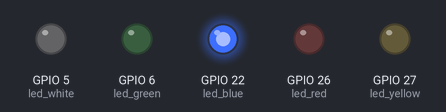
A program run on a simulated Raspberry Pi (BCM pin numbers). On the bench: output pins drawn as LEDs (lit = HIGH). The clock reads 2024-03-15 10:24:30 at power-on unless the program sets it; files the program writes start out absent; every time zone reads the same local clock. At 5.0 s the program stops and its outputs stay as they are.

Above: at 0.1 s.
At 0.5 s:
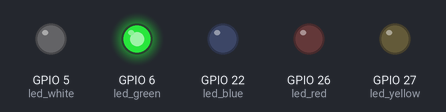
At 1.0 s:
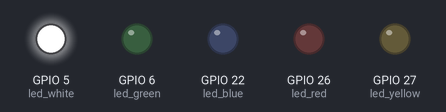
At 1.7 s:
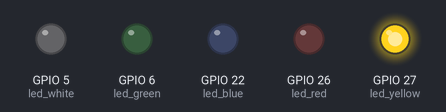
At 3.1 s:
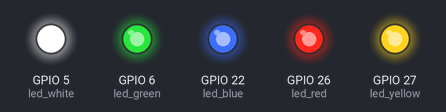
At 4.6 s:
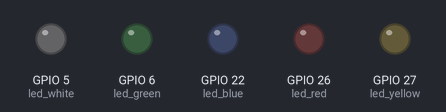
Timing chart, 0 to 6.1 s (numbered marks = the images above):
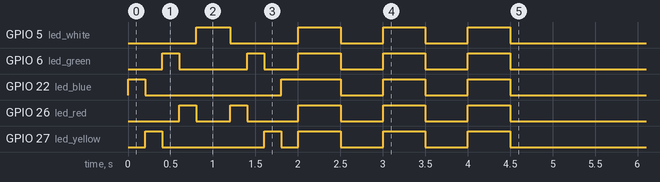

Measured:
- by itself, GPIO 5 (led_white): LOW → HIGH at 0.80 s, → LOW 0.40 s later, → HIGH 0.80 s later, → LOW 0.50 s later, … (8 changes in this stretch)
- by itself, GPIO 6 (led_green): LOW → HIGH at 0.40 s, → LOW 0.20 s later, → HIGH 0.80 s later, → LOW 0.20 s later, … (10 changes in this stretch)
- by itself, GPIO 22 (led_blue): LOW → HIGH at 0.00 s, → LOW 0.20 s later, → HIGH 1.6 s later, → LOW 0.70 s later, … (8 changes in this stretch)
- by itself, GPIO 26 (led_red): LOW → HIGH at 0.60 s, → LOW 0.20 s later, → HIGH 0.40 s later, → LOW 0.20 s later, … (10 changes in this stretch)
- by itself, GPIO 27 (led_yellow): LOW → HIGH at 0.20 s, → LOW 0.20 s later, → HIGH 1.2 s later, → LOW 0.20 s later, … (10 changes in this stretch)

The program:

rpistart.py
```python
from led_functions import *
import logging
import pytz
import datetime

times = 4
time_slp = 0.2

# Configuración del logger
def setup_logger():
    logger = logging.getLogger('MeasurementLogger')
    logger.setLevel(logging.INFO)
    handler = logging.FileHandler('/home/pi/Raspi-Confgs/boot_log.log')
    formatter = logging.Formatter('%(message)s', datefmt='%Y-%m-%d %H:%M:%S')
    handler.setFormatter(formatter)
    logger.addHandler(handler)
    return logger

def log_with_time(logger, message):
    """Log the message with the local time of Santiago de Chile."""
    chile_tz = pytz.timezone('Chile/Continental')
    now = datetime.datetime.now(chile_tz)
    logger.info(f"{now.strftime('%Y-%m-%d %H:%M:%S')} - {message}")

def main():
    logger = setup_logger()
    counts = 1
    try:
       log_with_time(logger, "Starting with the LEDs")
       secuencia_encendido_leds()
       secuencia_encendido_leds_inverso()
       blink_leds(counts)
       log_with_time(logger, "RPI Initialized.")

    except Exception as e:
       log_with_time(logger, f"Error while initializing RPI: {e}")
       return

if __name__ == "__main__":
    main()
```

led_functions.py
```python
from gpiozero import LED
import time


led_red = LED(26) # Rojo -> Alerta
led_green = LED(6) # Verde -> Trigo
led_blue = LED(22) # Azul -> Poroto
led_white = LED(5) # Blanco -> Vacío
led_yellow = LED(27) # Amarillo -> Maíz

time_slp = 0.2
times = 3

def encender_led(led):
    """Enciende un LED durante 2 segundos."""
    if led is not None:
        led.on()
        time.sleep(2)
        led.off()

def secuencia_led_inicializacion(time_var):

    for i in range(3):

        time_var = time_slp
        led_blue.on()
        time.sleep(time_slp)
        led_blue.off()
        led_yellow.on()
        time.sleep(time_slp)
        led_yellow.off()
        led_green.on()
        time.sleep(time_slp)
        led_green.off()
        led_red.on()
        time.sleep(time_slp)
        led_red.off()
        led_white.on()
        time.sleep(time_slp)
        led_white.off()


def secuencia_encendido_leds():

    led_blue.on()
    time.sleep(time_slp)
    led_blue.off()
    led_yellow.on()
    time.sleep(time_slp)
    led_yellow.off()
    led_green.on()
    time.sleep(time_slp)
    led_green.off()
    led_red.on()
    time.sleep(time_slp)
    led_red.off()
    led_white.on()
    time.sleep(time_slp)
    led_white.off()

def secuencia_encendido_leds_inverso():

    led_white.on()
    time.sleep(time_slp)
    led_white.off()
    led_red.on()
    time.sleep(time_slp)
    led_red.off()
    led_green.on()
    time.sleep(time_slp)
    led_green.off()
    led_yellow.on()
    time.sleep(time_slp)
    led_yellow.off()
    led_blue.on()
    time.sleep(time_slp)
    led_blue.off()

def secuencia_encendido_leds_cruzado():

    led_blue.on()
    time.sleep(time_slp)
    led_blue.off()
    led_red.on()
    time.sleep(time_slp)
    led_red.off()
    led_yellow.on()
    time.sleep(time_slp)
    led_yellow.off()
    led_white.on()
    time.sleep(time_slp)
    led_white.off()
    led_green.on()
    time.sleep(time_slp)
    led_green.off()

def secuencia_encendido_leds_cruzado_invers():

    led_green.on()
    time.sleep(time_slp)
    led_green.off()
    led_white.on()
    time.sleep(time_slp)
    led_white.off()
    led_yellow.on()
    time.sleep(time_slp)
    led_yellow.off()
    led_red.on()
    time.sleep(time_slp)
    led_red.off()
    led_blue.on()
    time.sleep(time_slp)
    led_blue.off()

def blink_leds(counts):

    counts = times

    for i in range(counts):
        led_red.on()
        led_blue.on()
        led_green.on()
        led_yellow.on()
        led_white.on()
        time.sleep(0.5)
        led_red.off()
        led_blue.off()
        led_green.off()
        led_white.off()
        led_yellow.off()
        time.sleep(0.5)


def blink_red_led(t):

    for i in range(t):
        led_red.on()
        time.sleep(0.5)
        led_red.off()
        time.sleep(0.5)
```
